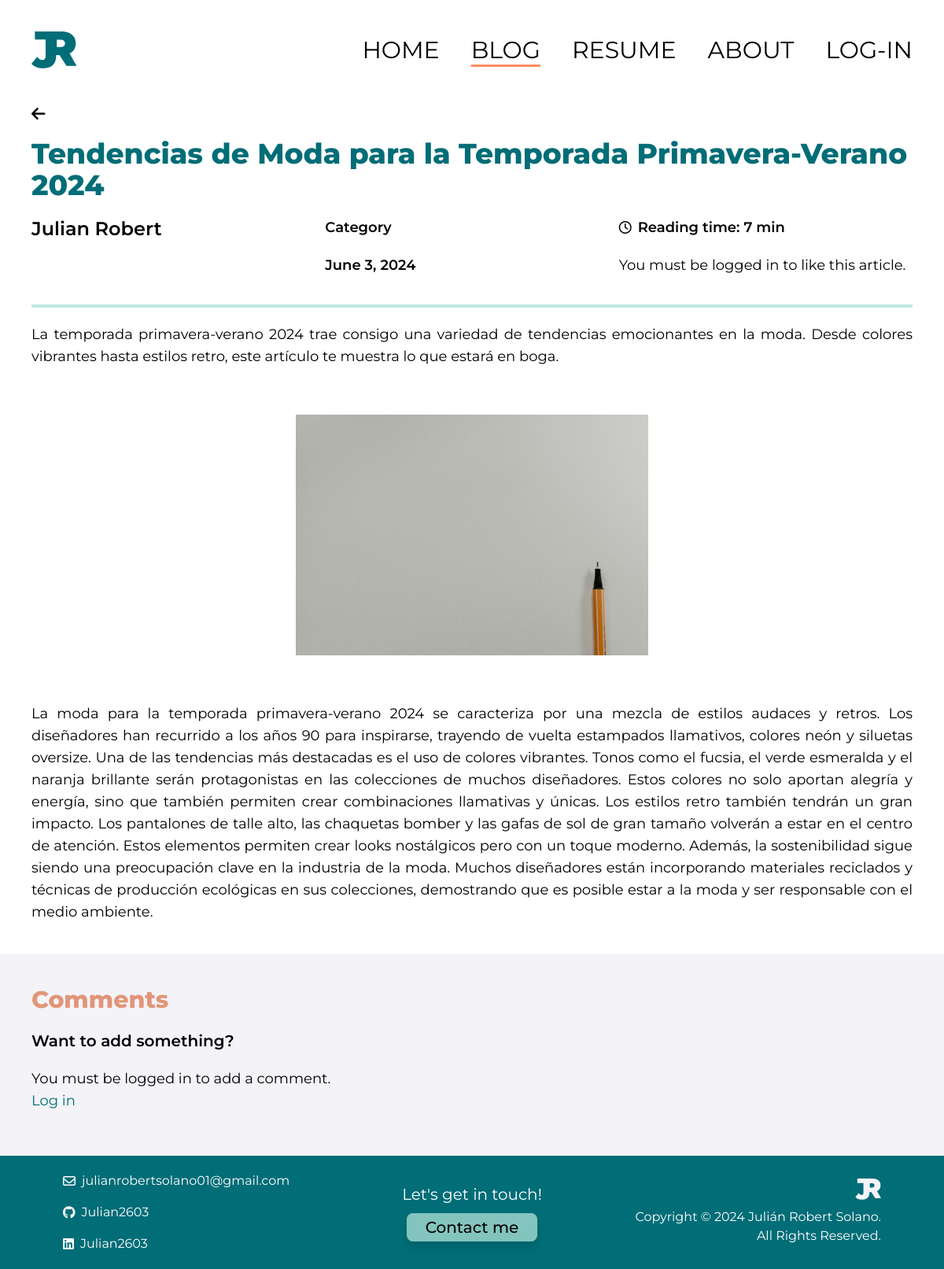
Page /blog/article/3 on the committed database.
### blog/models.py (models this page shows, shortened)
class Article(models.Model):
  title = models.CharField(max_length=255)
  author = models.ForeignKey(User, on_delete=models.CASCADE)
  category = models.CharField(max_length=255, default="Category")
  date = models.DateField(default=datetime.date.today)
  abstract = models.CharField(max_length=500, default='Abstract of the article')
  reading_time = models.IntegerField(default=5)
  likes = models.IntegerField(default=0)
  body = models.TextField()

### blog/views.py (the view)
# urls.py: path('article/<int:pk>', ArticleDetailView.as_view(), name="article"),
class ArticleDetailView(DetailView):
    model = Article
    template_name = 'article.html'
    def get_context_data(self, **kwargs):
        context = super().get_context_data(**kwargs)
        context['comments'] = Comment.objects.filter(article=self.object).order_by('-comment_date')
        context['form'] = CommentForm()
        return context

### blog/templates/article.html (shortened to what this page needs)
{% load socialaccount %}
{% load static tailwind_tags %}
<html lang="en" class="scroll-smooth">
  <head>
    {% load static %}
    {% tailwind_css %}
</head>
<body>
<div class="pt-10 pb-2 flex justify-between px-10 items-center">
  <div class="flex justify-start">
      <img src="{% static 'imgs/logo.svg' %}" alt="Logo">
  </div>
  <div class="hidden md:flex flex-row justify-center space-x-10">
      <a href="{% url 'home' %}" class="font-sans font-normal text-3xl transition duration-300 hover:text-[#FD8C62]">HOME</a>
      <a href="{% url 'blog' %}" class="font-sans font-normal text-3xl transition duration-300 decoration-[#FD8C62] underline underline-offset-8">BLOG</a>
      <a href="{% url 'resume' %}" class="font-sans font-normal text-3xl transition duration-300 hover:text-[#FD8C62]">RESUME</a>
      <a href="{% url 'about' %}" class="font-sans font-normal text-3xl transition duration-300 hover:text-[#FD8C62]">ABOUT</a>
      {% if user.is_authenticated %}
      <div class="relative">
        <button id="profile-btn" class="flex items-center space-x-2 focus:outline-none">
            <i class="fas fa-user-circle text-3xl"></i>
        </button>
        <div id="profile-menu" class="hidden absolute right-0 mt-2 w-auto bg-white border border-gray-200 rounded-lg shadow-lg">
            <div class="py-2 px-4">
                <p class="text-gray-900">{{ user.first_name }} {{ user.last_name }}</p>
                <p class="text-gray-500">{{ user.email }}</p>
            </div>
            <div class="py-2 border-t border-gray-200 hover:bg-gray-100">
                <a href="{% url 'account_logout' %}" class="block px-4 py-2 text-gray-700">Log out</a>
            </div>
        </div>
    </div>
      {% else %}
      <a href="{% provider_login_url 'google' %}?next=/" class="font-sans font-normal text-3xl transition duration-300 hover:text-[#FD8C62]">LOG-IN</a>
      {% endif %}
  </div>
</div>
  <section id="article">
    <div class="p-10 flex flex-col gap-5">
      <div class="flex justify-start align-center text-xl">
        <a href="{% url 'blog' %}"><i class="fa-solid fa-arrow-left"></i></a>
      </div>
      <h1 class="font-sans font-extrabold text-4xl text-[#006D77]">{{ article.title }}</h1>
      <div class="grid grid-cols-3">
        <div class="">
          <h2 class="font-sans font-semibold text-2xl text-black">{{ article.author.first_name }} {{ article.author.last_name }}</h2>
        </div>
        <div class="flex flex-col gap-5">
          <h2 class="font-sans font-semibold text-lg text-black"> {{ article.category }} </h2>
          <h2 class="font-sans font-semibold text-lg text-black"> {{ article.date }} </h2>
        </div>
        <div class="flex flex-col gap-5">
          <div class="flex flex-row gap-2 justify-start align-center items-center">
            <i class="fa-regular fa-clock"></i>
            <h2 class="font-sans font-semibold text-lg text-black"> Reading time: {{ article.reading_time }} min</h2>
          </div>
          {% if user.is_authenticated %}
            <button id="like-button" class="flex flex-row gap-2 justify-start align-center items-center focus:outline-none" data-article-id="{{ article.id }}">
              <i id="like-icon" class="fa-regular fa-heart"></i>
              <h2 id="like-count" class="font-sans font-normal text-lg text-black">{{ article.likes }} likes</h2>
            </button>
          {% else %}
            <p class="font-sans font-normal text-lg text-black">You must be logged in to like this article.</p>
          {% endif %}
        </div>
      </div>
      <hr class="flex justify-center align-center items-center border-2 roundes-full border-[#BEE7E2] w-full mt-4">
      <div class="flex flex-col text-justify">
        <p class="font-sans font-regular text-lg text-black"> {{ article.abstract }} </p>
      </div>
      <div class="flex justify-center my-10">
        <img class="flex items-center w-2/5" src="{% static 'imgs/placeholder.jpg' %}" alt="">
      </div>
      <div class="text-justify">
        <p class="font-sans font-regular text-lg text-black"> {{ article.body }}</p>
      </div>
    </div>
  </section>
 <section id="comments">
  <div class="flex flex-col gap-5 p-10 bg-[F4F3F8]">
    <h2 class="font-sans font-extrabold text-3xl text-[#E29578]">Comments</h2>
    <div class="flex flex-col justify-start items-start gap-5">
      <h2 class="font-sans font-semibold text-xl text-black">Want to add something?</h2>
      <div class="w-11/12 mb-4">
        {% if user.is_authenticated %}
          <form id="commentForm" method="POST" action="{% url 'add-comment' %}">
            {% csrf_token %}
            <div class="grid xl:grid-cols-4 xl:gap-6">
              <div class="relative z-0 mb-6 w-full group">
                <input type="tel" name="name" id="floating_name" class="block py-2.5 px-0 w-full text-sm text-black bg-transparent border-0 border-b-2 border-gray-500 appearance-none focus:outline-none focus:ring-0 focus:border-[#006D77] peer" placeholder=" " required />
                <label for="floating_name" class="absolute text-sm text-gray-500 duration-300 transform -translate-y-6 scale-75 top-3 -z-10 origin-[0] peer-focus:left-0 peer-focus:text-[#006D77] peer-placeholder-shown:scale-100 peer-placeholder-shown:translate-y-0 peer-focus:scale-75 peer-focus:-translate-y-6">Name</label>
              </div>
              <div class="col-span-2 relative z-0 mb-6 w-full group ">
                <input type="text" name="comment_body" id="floating_comment" class="block py-2.5 px-0 w-full text-sm text-black bg-transparent border-0 border-b-2 border-gray-500 appearance-none focus:outline-none focus:ring-0 focus:border-[#006D77] peer" placeholder=" " required />
                <label for="floating_comment" class="absolute text-sm text-gray-500 duration-300 transform -translate-y-6 scale-75 top-3 -z-10 origin-[0] peer-focus:left-0 peer-focus:text-[#006D77] peer-placeholder-shown:scale-100 peer-placeholder-shown:translate-y-0 peer-focus:scale-75 peer-focus:-translate-y-6">Write a comment</label>
              </div>
              <div class="">
                <button type="submit" class="text-white bg-[#006D77] transition duration-300 shadow-lg hover:bg-[#83C5BE]/70 hover:text-gray-700 focus:ring-4 focus:ring-blue-300 font-medium rounded-lg text-base w-full sm:w-auto px-5 py-2.5 text-center">Add comment</button>
              </div>
            </div>
            <input type="hidden" name="article_id" value="{{ article.id }}">
          </form>
        {% else %}
          <p class="font-sans font-normal text-lg text-black">You must be logged in to add a comment.</p>
          <a href="{% url 'login' %}" class="font-sans font-normal text-lg text-[#006D77] hover:underline">Log in</a>
        {% endif %}
      </div>
    </div>
  </div>
</section>
   <div class="p-5 px-20 bg-[#006D77] grid grid-cols-1 md:grid-cols-3 gap-7 shrink-0">
    <div class="flex flex-col items-center md:items-start gap-4">
        <div class="flex items-center space-x-2">
            <i class="fa-regular fa-envelope text-white"></i>
            <a class="font-sans font-normal text-s text-white" href="mailto:julian.robertsolano@ucr.ac.cr">julianrobertsolano01@gmail.com</a>
        </div>
        <div class="flex items-center space-x-2">
            <i class="fa-brands fa-github text-white"></i>
            <a class="font-sans font-normal text-s text-white" href="https://github.com/">Julian2603</a>
        </div>
        <div class="flex items-center space-x-2">
            <i class="fa-brands fa-linkedin text-white"></i>
            <a class="font-sans font-normal text-s text-white" href="https://www.linkedin.com/">Julian2603</a>
        </div>
    </div>
    <div class="flex flex-col items-center justify-center gap-2.5">
        <p class="font-sans font-normal text-xl text-white text-center">Let's get in touch!</p>
        <a href="{% url 'contact' %}" class="bg-[#83C5BE] transition duration-300 hover:bg-[#83C5BE]/70 p-1 px-6 rounded-lg font-sans font-medium text-xl text-black shadow-lg">Contact me</a>
    </div>
    <div class="flex flex-col items-center md:items-end gap-1.5">
        <div class="flex justify-center md:justify-end">
            <img class="h-10" src="{% static 'imgs/logo-white.svg' %}">
        </div>
        <div class="text-center md:text-right">
            <p class="font-sans font-normal text-s text-white">Copyright &#169; 2024 Julián Robert Solano. All Rights Reserved.</p>
        </div>
    </div>
</div>
</body>
</html>

### rows in the picture
Article: title "Tendencias de Moda para la Temporada Primavera-Verano 2024", author.first_name "Julian", author.last_name "Robert", category "Category", date "June 3, 2024", reading_time "7", abstract "La temporada primavera-verano 2024 trae consigo una variedad de tendencias emocionantes en la moda. Desde colores vibrantes hasta estilos retro, este artículo te muestra lo que estará en boga.", body "La moda para la temporada primavera-verano 2024 se caracteriza por una mezcla de estilos audaces y retros. Los diseñadores han recurrido a los años 90 para inspirarse, trayendo de vuelta estampados llamativos, colores neón y siluetas oversize. Una de las tendencias más destacadas es el uso de colores vibrantes. Tonos como el fucsia, el verde esmeralda y el naranja brillante serán protagonistas en las colecciones de muchos diseñadores. Estos colores no solo aportan alegría y energía, sino que también permiten crear combinaciones llamativas y únicas. Los estilos retro también tendrán un gran impacto. Los pantalones de talle alto, las chaquetas bomber y las gafas de sol de gran tamaño volverán…"
